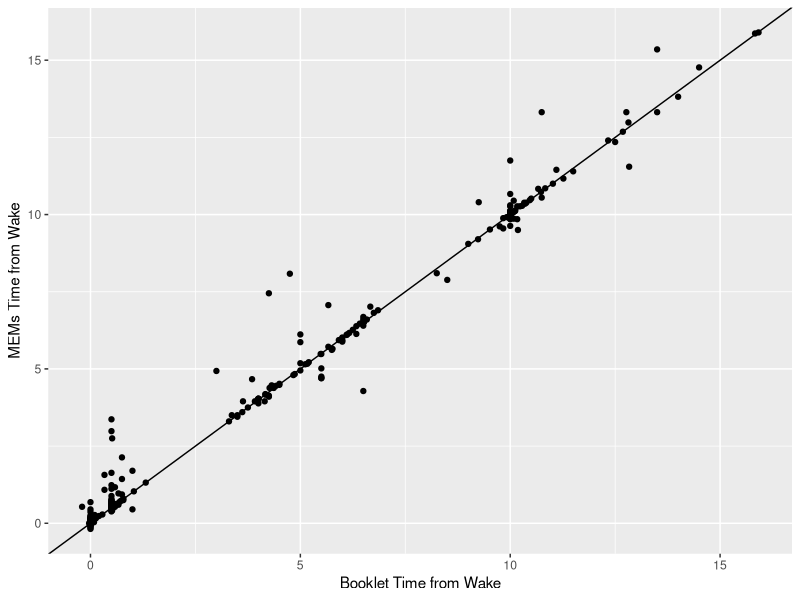
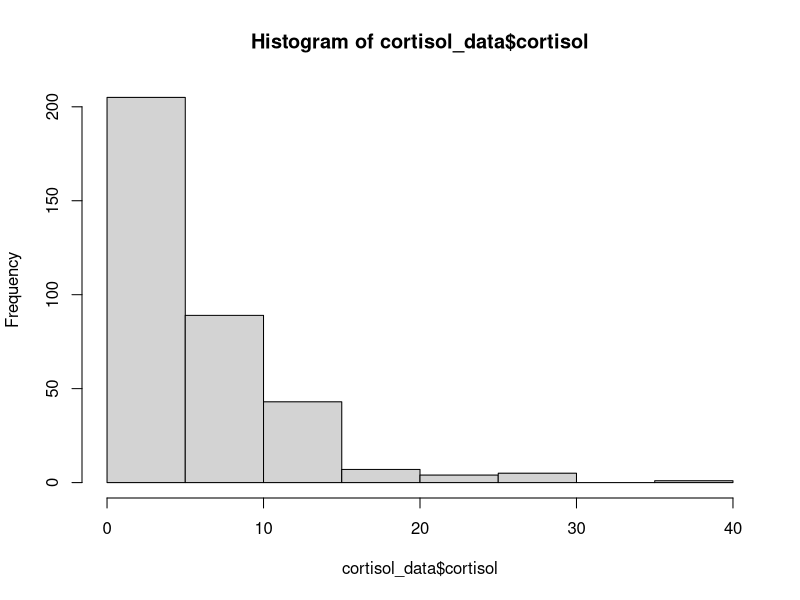
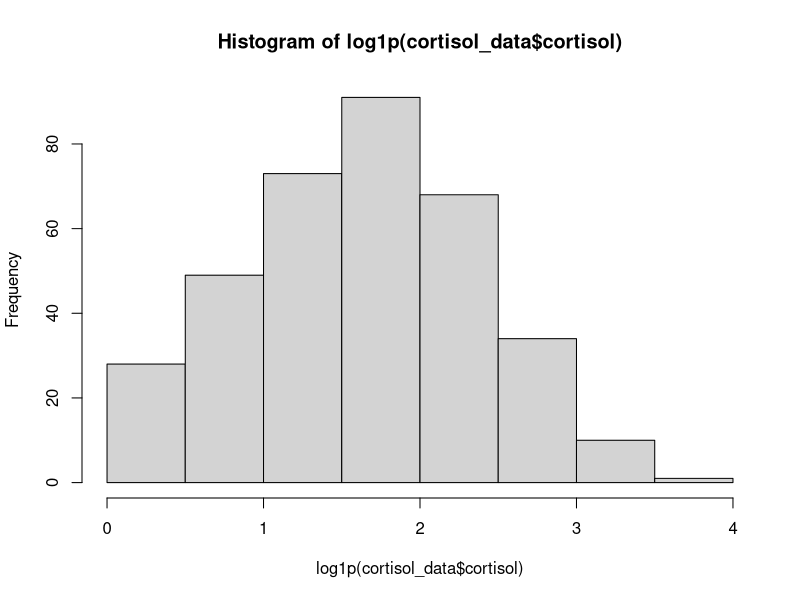
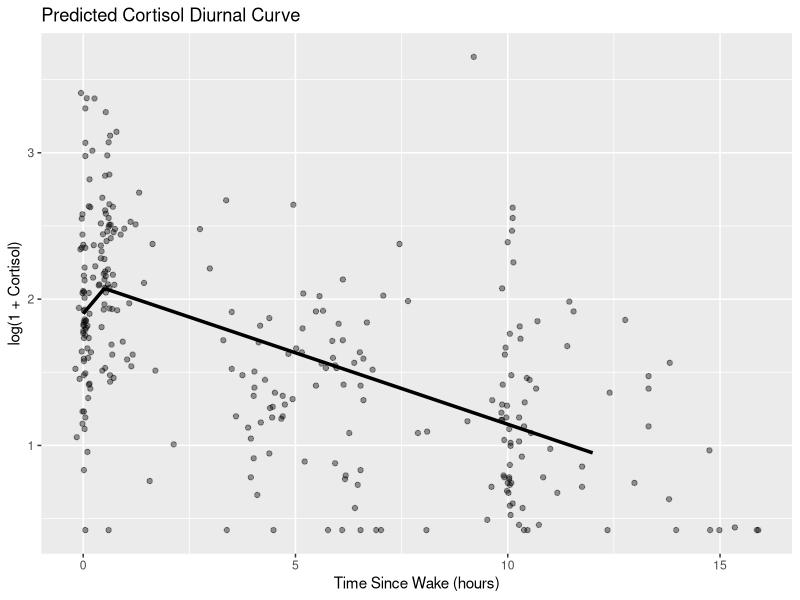
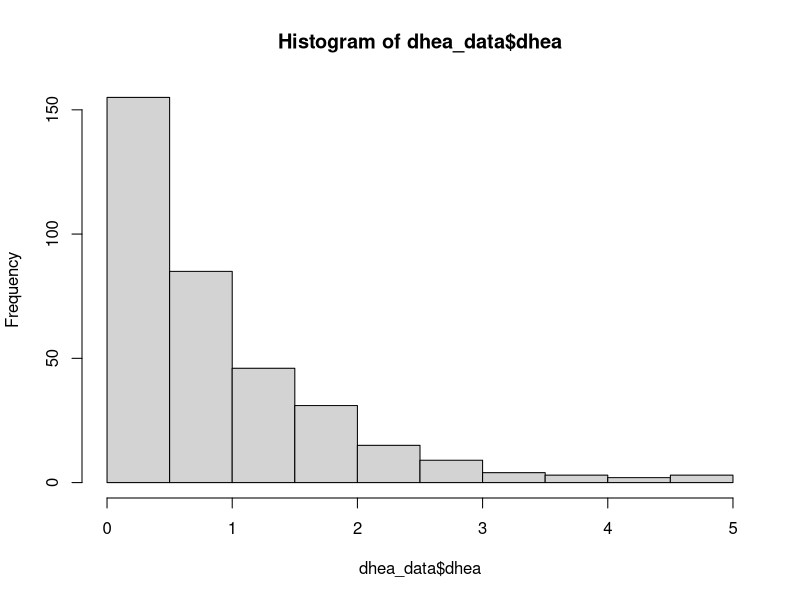
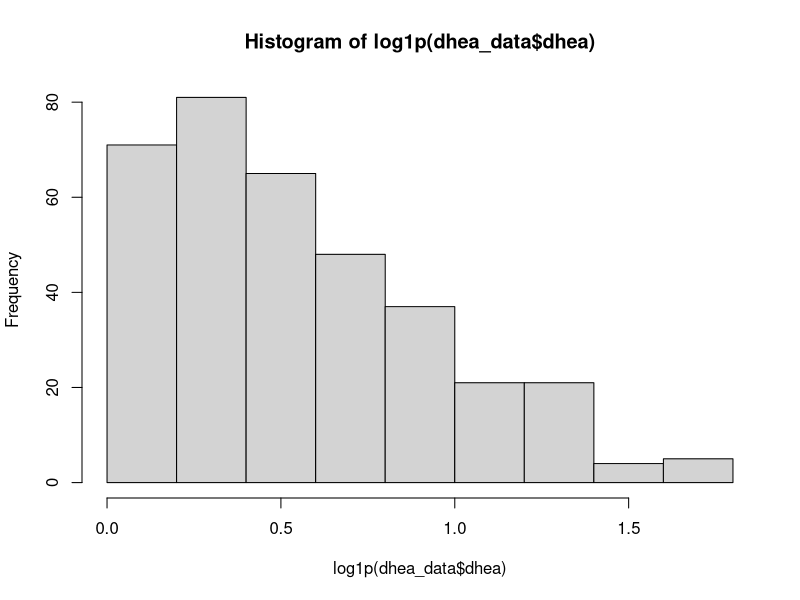
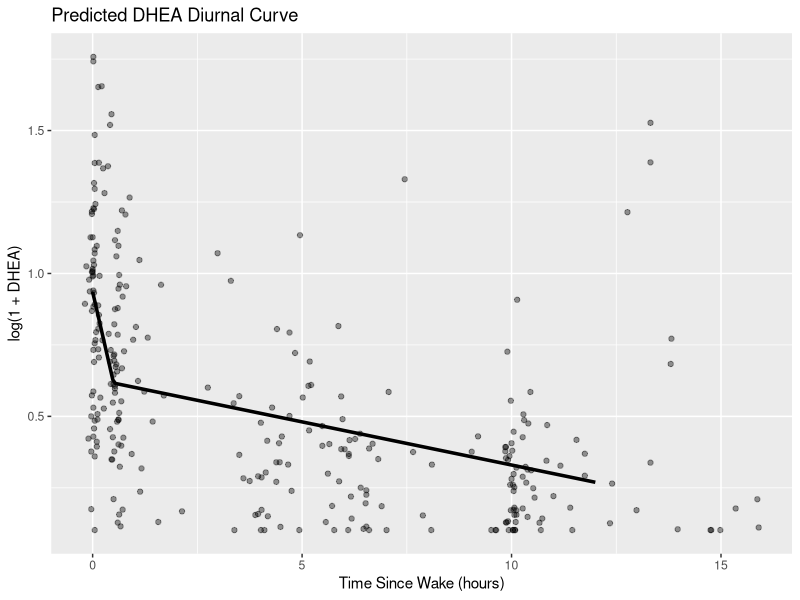

These charts were generated, in order, by the following R code:
#data cleaning for project0 data
library(tidyverse)
library(lme4)
library(lmerTest)
#read in data
p0_data <- read_csv("./Project0/Data/Project0_Clean_v2.csv")

#remove columns that wont be used for data analysis
p0_data <- p0_data %>%
  select(-`Booklet: Sample interval`, -`Booklet: Sample interval Decimal Time (mins)`, -`MEMs: Sample interval`,
         -`MEMs: Sample interval Decimal Time (mins)`, -`Cortisol (ug/dl)`, -`DHEA (pg/dl)`)

#convert date columns to appropriate date format
p0_data <- p0_data %>%
  mutate(
    `Collection Date` = mdy(`Collection Date`)
  ) %>%
  rename(
    date = `Collection Date`,
    sample = `Collection Sample`,
    wake_tm = `Sleep Diary reported wake time`,
    booklet_tm = `Booket: Clock Time`,
    mems_tm = `MEMs: Clock Time`,
    cortisol = `Cortisol (nmol/L)`,
    dhea = `DHEA (nmol/L)`,
    day = DAYNUMB
  )

#explore missingness of data
miss_p0 <- p0_data %>%
  summarise(across(everything(),
                   ~mean(is.na(.)))) %>%
  pivot_longer(everything(),
               names_to = "variable",
               values_to = "prop_missing") %>%
  arrange(desc(prop_missing))
print(miss_p0)  

#manually calculate sample interval times for MEMs and Booklet 
p0_data <- p0_data %>%
  group_by(SubjectID, date) %>%
  arrange(sample, .by_group = TRUE) %>%
  fill(wake_tm, .direction = "down") %>%
  ungroup() %>%
  mutate(
    mems_interval = as.numeric(mems_tm - wake_tm)/3600,
    booklet_interval = as.numeric(booklet_tm - wake_tm)/3600
  )

##########--------QUESTION 2------#############

#create truth columns of +/- 7.5 and 15 mins to check adherence
p0_data <- p0_data %>%
  mutate(
    truth = case_when(
      sample == 2 ~ .5,
      sample == 4 ~ 10,
      .default = NA
    ),
    deviation_mems = abs(mems_interval - truth),
    deviation_book = abs(booklet_interval - truth)
  )

#check adherence
p0_data <- p0_data %>%
  mutate(
    adherence_mems7_5 = if_else(deviation_mems <= 7.5/60, 1, 0),
    adherence_book7_5 = if_else(deviation_book <= 7.5/60, 1, 0),
    adherence_mems15 = if_else(deviation_mems <= 15/60, 1, 0),
    adherence_book15 = if_else(deviation_book <= 15/60, 1, 0)
  )

#calc adherence proportions
adherence <- p0_data %>%
  filter(!is.na(truth)) %>%
  summarise(
    within_7_5_mems = mean(adherence_mems7_5, na.rm = TRUE),
    within_15_mems = mean(adherence_mems15, na.rm = TRUE),
    within_7_5_book = mean(adherence_book7_5, na.rm = TRUE),
    within_15_book = mean(adherence_book15, na.rm = TRUE)
  )

#transform adherence table to long so that it's ready to print
adherence_table <- adherence %>%
  pivot_longer(
    cols = everything(),
    names_to = "name",
    values_to = "prop"
  ) %>%
  mutate(
    Method = if_else(grepl("_mems$", name), "MEMS", "Booklet"),
    Window = case_when(
      grepl("^within_7_5_", name) ~ "±7.5 minutes",
      grepl("^within_15_",  name) ~ "±15 minutes"
    )
  ) %>%
  select(Window, Method, prop) %>%
  pivot_wider(names_from = Method, values_from = prop)
#convert to percents
adherence_table <- adherence_table %>%
  mutate(
    MEMS = scales::percent(MEMS, accuracy = 0.1),
    Booklet = scales::percent(Booklet, accuracy = 0.1)
  )


##########--------QUESTION 1------#############

#create scatterplot of mems vs booklet interval times
ggplot(p0_data, aes(x= booklet_interval, y= mems_interval)) +
  geom_point() +
  geom_abline(slope = 1, intercept = 0) +
  labs(x = "Booklet Time from Wake", y= "MEMs Time from Wake")

#run linear mixed effects model of booklet time vs mems time with random intercept
q1_mod1 <- lmer(mems_interval ~ booklet_interval + (1|SubjectID), data = p0_data)

#output of model; p-value for intercept tests whether its equal to 0 or not(of interest)
summary(q1_mod1)
confint(q1_mod1)

#test whether beta1 is equal to 1 or not (of interest)
contest(q1_mod1, L = c(0, 1), rhs = 1)

#now fit a model of just diff between MEMs and Booklet
q1_mod2 <- lmer(mems_interval - booklet_interval ~ 1 + (1|SubjectID), data = p0_data)

summary(q1_mod2)
confint(q1_mod2)



##########--------QUESTION 3------#############

#check to see subjects with DHEA values equal to 5.205
p0_data %>% filter(dhea == 5.205)

#subject 3037 has several DHEA measures at detection limit so remove from Q3 analysis
q3_data <- p0_data %>%
  filter(SubjectID != 3037)

#cortisol data filtering out samples with cortisol values over 80 due to lab error
cortisol_data <- q3_data %>%
  filter(cortisol <=80)

#dhea data filtering out samples with dhea == 5.205
dhea_data <- q3_data %>%
  filter(dhea < 5.205)

#check to see distribution of cortisol
hist(cortisol_data$cortisol)
#log transform cortisol and check distribution
hist(log1p(cortisol_data$cortisol))

#create piecewise at 30 mins for mems time
cortisol_data <- cortisol_data %>%
  mutate(
    mems_step = pmax(0, mems_interval-0.5)
  )

#distribution of cortisol is not normal whereas log(x+1) is normal so use log transformed
q3_cortmod1 <- lmer(log1p(cortisol) ~ mems_interval + mems_step + (1|SubjectID),
                    data = cortisol_data)
summary(q3_cortmod1)

#cortisol prediction grid
cort_grid <- data.frame(
  mems_interval = seq(0, 12, length = 200)
)

cort_grid$mems_step <- pmax(0, cort_grid$mems_interval - 0.5)

cort_grid$pred <- predict(q3_cortmod1,
                          newdata = cort_grid,
                          re.form = NA)
#plot of predicted over observed
ggplot(cortisol_data,
       aes(mems_interval, log1p(cortisol))) +
  geom_point(alpha = 0.4) +
  geom_line(data = cort_grid,
            aes(mems_interval, pred),
            linewidth = 1.2) +
  labs(
    x = "Time Since Wake (hours)",
    y = "log(1 + Cortisol)",
    title = "Predicted Cortisol Diurnal Curve"
  )

#check to see distribution of dhea
hist(dhea_data$dhea)
#log transform dhea and check distribution
hist(log1p(dhea_data$dhea))

#create piecewise at 30 mins for mems time
dhea_data <- dhea_data %>%
  mutate(
    mems_step = pmax(0, mems_interval-0.5)
  )

#distribution of dhea is not normal whereas log(x+1) is a bit better
q3_dheamod1 <- lmer(log1p(dhea) ~ mems_interval + mems_step + (1|SubjectID),
                    data = dhea_data)
summary(q3_dheamod1)

#dhea predicted grid
dhea_grid <- data.frame(
  mems_interval = seq(0, 12, length = 200)
)

dhea_grid$mems_step <- pmax(0, dhea_grid$mems_interval - 0.5)

dhea_grid$pred <- predict(q3_dheamod1,
                          newdata = dhea_grid,
                          re.form = NA)
#plot of predicted over observed
ggplot(dhea_data,
       aes(mems_interval, log1p(dhea))) +
  geom_point(alpha = 0.4) +
  geom_line(data = dhea_grid,
            aes(mems_interval, pred),
            linewidth = 1.2) +
  labs(
    x = "Time Since Wake (hours)",
    y = "log(1 + DHEA)",
    title = "Predicted DHEA Diurnal Curve"
  )
